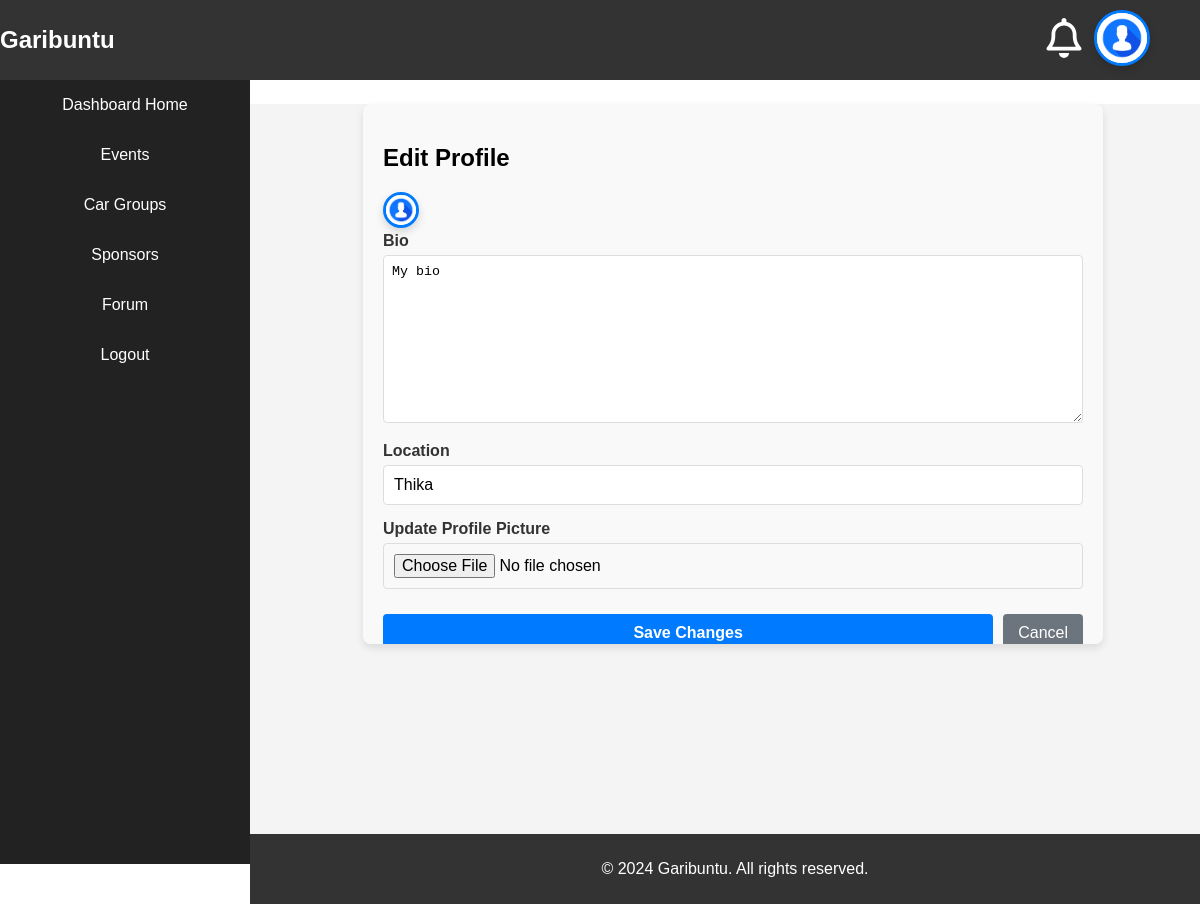
The app's page /users/profile/edit/ (signed in), older data.
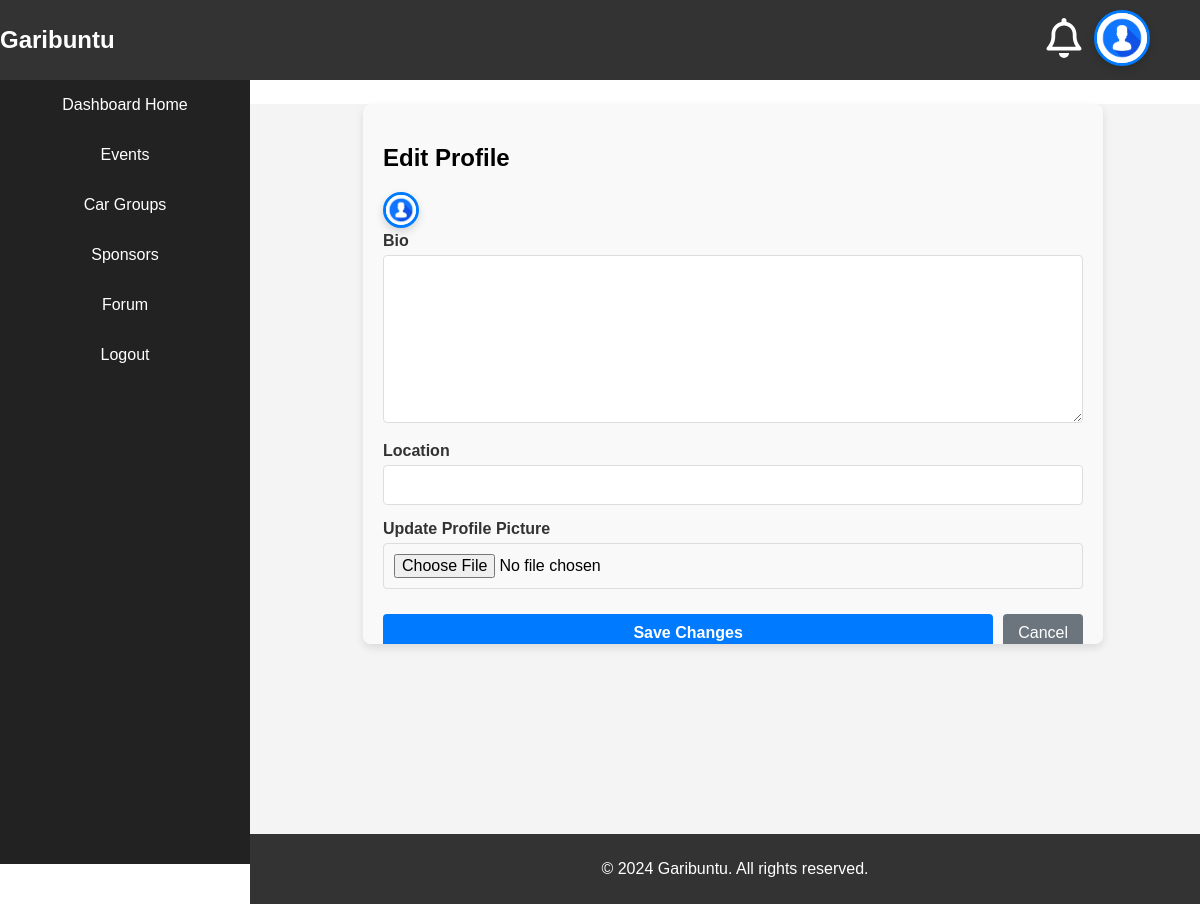
The same page, newer data.
### users/models.py (models this page shows, shortened)
class Profile(models.Model):
    user = models.OneToOneField(User, on_delete=models.CASCADE)
    bio = models.TextField(blank=True)
    location = models.CharField(max_length=100, blank=True)
    profile_picture = models.ImageField(upload_to='profile_pics/', blank=True, null=True)

### users/views.py (the view)
# urls.py: path('profile/edit/', views.edit_profile, name='edit_profile')
@login_required
def edit_profile(request):
    profile, created = Profile.objects.get_or_create(user=request.user)
    if request.method == 'POST':
        form = ProfileForm(request.POST, request.FILES, instance=profile)
        if form.is_valid():
            form.save()
            messages.success(request, "Your profile has been updated successfully.")
            return redirect('users:profile_view')
    else:
        form = ProfileForm(instance=profile)
    return render(request, 'edit_profile.html', {'form': form})

### users/forms.py
class ProfileForm(forms.ModelForm):
    class Meta:
        model = Profile
        fields = ['bio', 'location', 'profile_picture']

### sponsors/sponsor_login_required.py (called while the page is built)
    def __call__(self, request):
        if request.path in [reverse('sponsors:sponsor_register'), reverse('sponsors:sponsor_login')]:
            return self.get_response(request)
        if request.path.startswith('/sponsors/') and not request.session.get('sponsor_id'):
            return redirect(reverse('sponsors:sponsor_login'))
        return self.get_response(request)

### users/templates/edit_profile.html (shortened to what this page needs)
{% extends "base-dash.html" %}
{% load static %}
{% block content %}
<div class="edit-profile-container">
    <h2>Edit Profile</h2>
    {% if user.profile.profile_picture %}
        <img src="{{ user.profile.profile_picture.url }}" alt="Current Profile Picture" class="profile-picture">
    {% else %}
        <img src="{% static 'images/default-avatar.jpg' %}" alt="Default Avatar" class="profile-picture">
    {% endif %}
    <form method="post" enctype="multipart/form-data" class="edit-profile-form">
        <div class="form-group">
            <label for="id_bio">Bio</label>
            {{ form.bio }}
        </div>
        <div class="form-group">
            <label for="id_location">Location</label>
            {{ form.location }}
        </div>
        <div class="form-group">
            <label for="id_profile_picture">Update Profile Picture</label>
            {{ form.profile_picture }}
        </div>
        <div class="edit-profile-buttons">
            <button type="submit" class="btn btn-primary">Save Changes</button>
            <a href="{% url 'users:profile_view' %}" class="btn btn-secondary">Cancel</a>
        </div>
    </form>
</div>
{% endblock %}

Row changes from the older to the newer data that the page shows:
changed Profile: bio "My bio" → (not shown); location "Thika" → (not shown)
